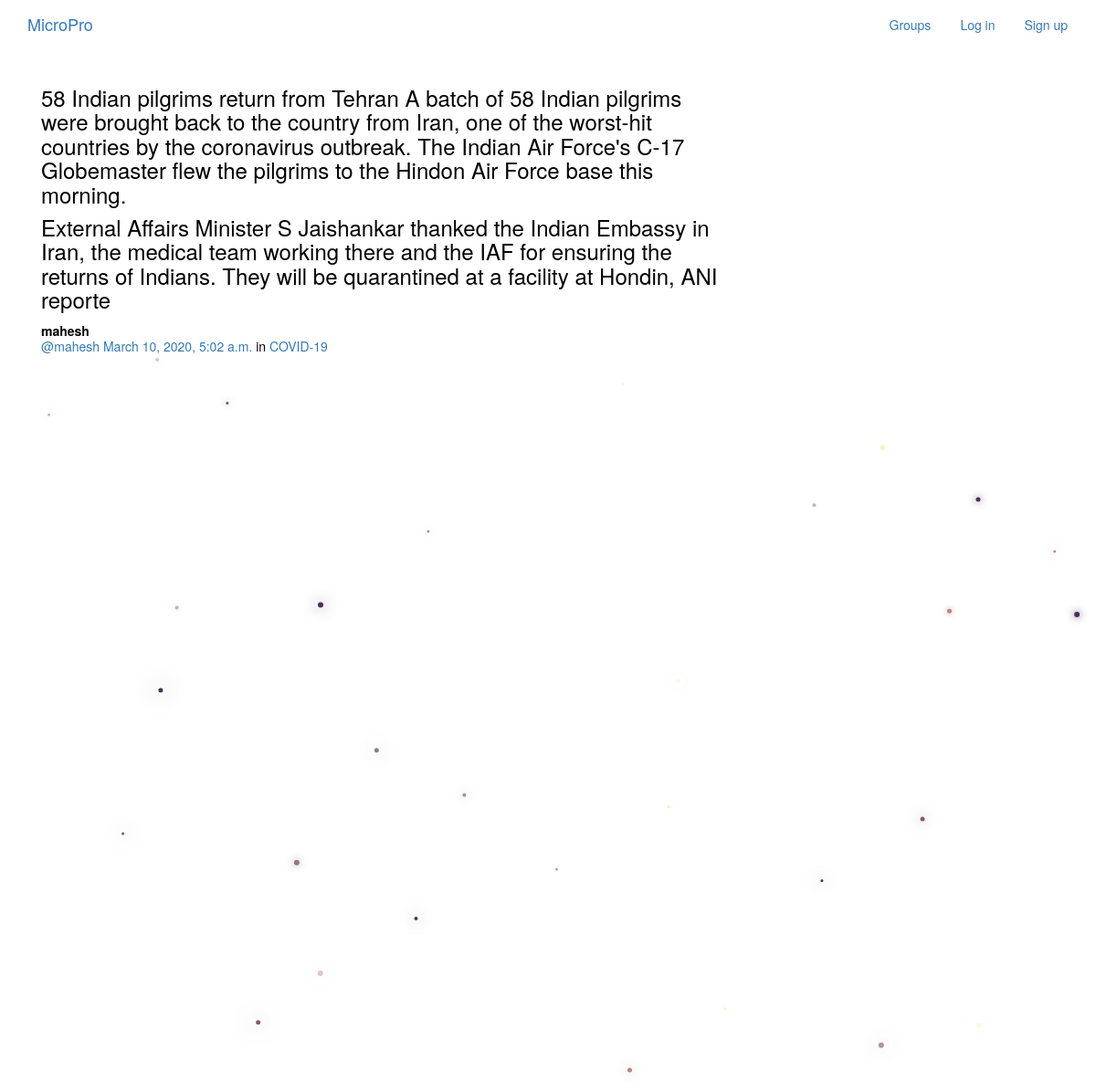
Page /posts/by/mahesh/1/ on the committed database.
### posts/models.py (models this page shows, shortened)
class Post(models.Model):
    user = models.ForeignKey(User, related_name="posts",on_delete=models.CASCADE)
    created_at = models.DateTimeField(auto_now=True)
    message = models.TextField()
    message_html = models.TextField(editable=False)
    group = models.ForeignKey(Group, related_name="posts",null=True, blank=True,on_delete=models.CASCADE)
    class Meta:
        ordering = ["-created_at"]
        unique_together = ["user", "message"]

### groups/models.py (models this page shows, shortened)
class Group(models.Model):
    name = models.CharField(max_length=255, unique=True)
    slug = models.SlugField(allow_unicode=True, unique=True)
    description = models.TextField(blank=True, default='')
    description_html = models.TextField(editable=False, default='', blank=True)
    members = models.ManyToManyField(User,through="GroupMember")
    class Meta:
        ordering = ["name"]

### posts/views.py (the view)
# urls.py: url(r"by/(?P<username>[-\w]+)/(?P<pk>\d+)/$",views.PostDetail.as_view(),name="single"),
class PostDetail(SelectRelatedMixin, generic.DetailView):
    model = models.Post
    select_related = ("user", "group")
    def get_queryset(self):
        queryset = super().get_queryset()
        return queryset.filter(
            user__username__iexact=self.kwargs.get("username")
        )

### posts/templates/posts/post_detail.html
{% extends "posts/post_base.html" %}
{% block post_content %}
<div class="col-md-8">
    {% include "posts/_post.html" %}
</div>
{% endblock %}

### posts/templates/posts/_post.html (shortened to what this page needs)
<div class="post media">
	<h3>{{ post.message_html|safe }}</h3>
	<div class="media-body">
		<strong>{{ post.user.username }}</strong>
		<h5 class="media-heading">
			<span class="username"><a href="{% url 'posts:for_user' username=post.user.username %}">@{{ post.user.username }}</a></span>
			<time class="time"><a href="{% url 'posts:single' username=post.user.username pk=post.pk %}">{{ post.created_at }}</a></time>
			{% if post.group %}
			<span class="group-name">in <a href="#">{{ post.group.name }}</a></span>
			{% endif %}
		</h5>
	</div>
</div>

### static/simplesocial/css/master.css (style rules this page uses)
body { margin: 0; overflow: hidden; background-color:white; color:black; }

### rows in the picture
Post: message_html "58 Indian pilgrims return from Tehran A batch of 58 Indian pilgrims were brought back to the country from Iran, one of the worst-hit countries by the coronavirus outbreak. The Indian Air Force's C-17 Globemaster flew the pilgrims to the Hindon Air Force base this morning. External Affairs Minister S Jaishankar thanked the Indian Embassy in Iran, the medical team working there and the IAF for ensuring the returns of Indians. They will be quarantined at a facility at Hondin, ANI reporte", user.username "mahesh", created_at "March 10, 2020, 5:02 a.m.", group.name "COVID-19"
